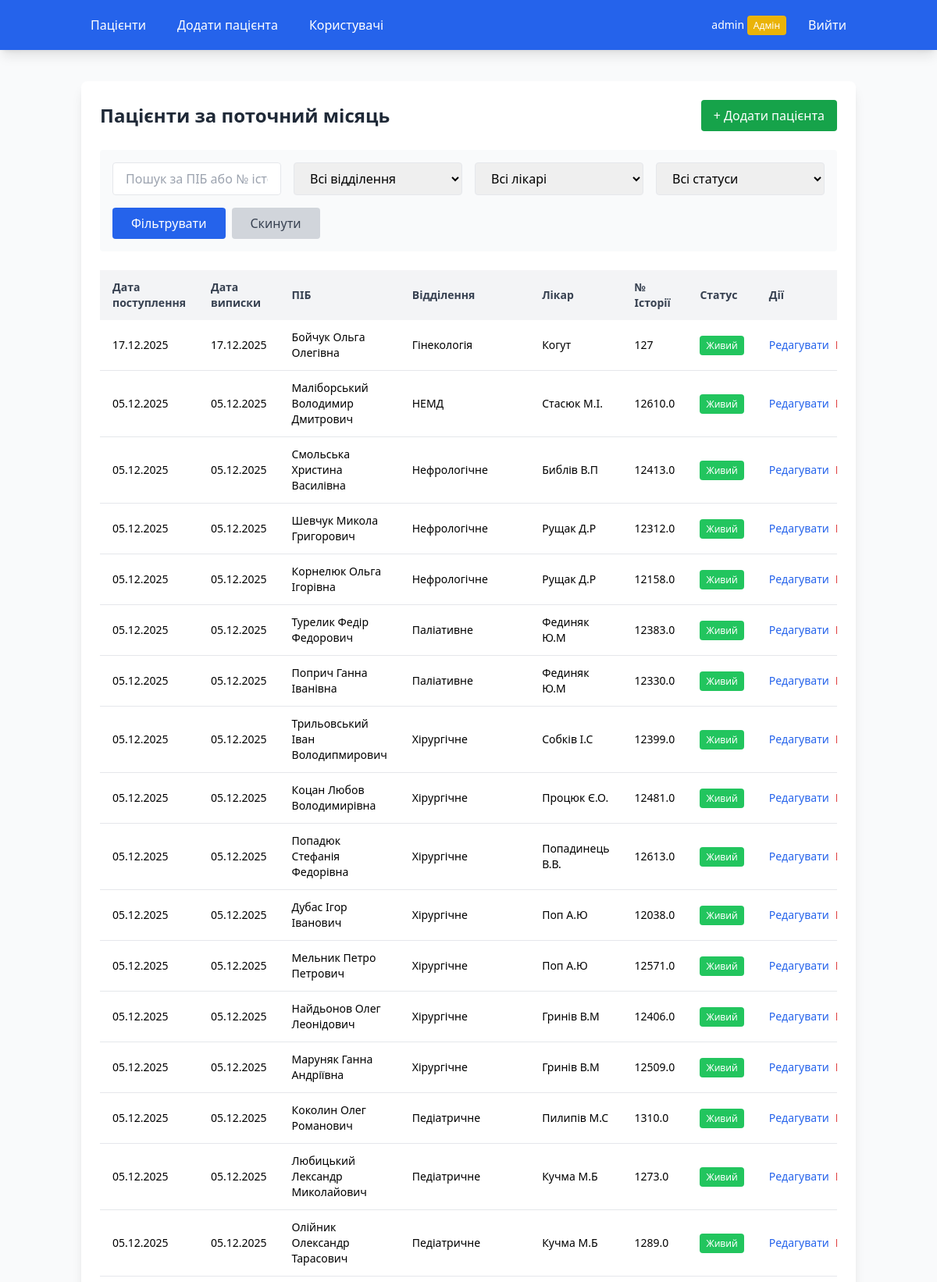
The page / (signed in, upper part) on the database its author committed.
### app/models.py (models this page shows, shortened)
class User(UserMixin, db.Model):
    __tablename__ = 'users'
    id = db.Column(db.Integer, primary_key=True)
    username = db.Column(db.String(80), unique=True, nullable=False)
    password_hash = db.Column(db.String(128), nullable=False)
    role = db.Column(db.String(20), nullable=False, default='user')
    created_at = db.Column(db.DateTime, default=datetime.utcnow)
    patients = db.relationship('Patient', backref='creator', lazy=True)
    def is_admin(self):
        return self.role == 'admin'

class Patient(db.Model):
    __tablename__ = 'patients'
    id = db.Column(db.Integer, primary_key=True)
    admission_date = db.Column(db.Date, nullable=False)
    discharge_date = db.Column(db.Date, nullable=True)
    full_name = db.Column(db.String(200), nullable=False)
    department = db.Column(db.String(100), nullable=False)
    doctor = db.Column(db.String(200), nullable=False)
    history_number = db.Column(db.String(50), unique=True, nullable=False)
    comment = db.Column(db.Text, nullable=True)
    is_deceased = db.Column(db.Boolean, default=False)
    created_by = db.Column(db.Integer, db.ForeignKey('users.id'), nullable=False)
    created_at = db.Column(db.DateTime, default=datetime.utcnow)
    updated_at = db.Column(db.DateTime, default=datetime.utcnow, onupdate=datetime.utcnow)

### app/routes/patients.py (the view, shortened to what this page needs)
@patients.route('/')
@login_required
def index():
    page = request.args.get('page', 1, type=int)
    search = request.args.get('search', '')
    department = request.args.get('department', '')
    doctor = request.args.get('doctor', '')
    status = request.args.get('status', '')
    current_month = datetime.now().month
    current_year = datetime.now().year
    query = Patient.query
    query = query.filter(
        db.extract('month', Patient.admission_date) == current_month,
        db.extract('year', Patient.admission_date) == current_year
    )
    if department:
        query = query.filter(Patient.department.ilike(f'%{department}%'))
    if doctor:
        query = query.filter(Patient.doctor.ilike(f'%{doctor}%'))
    if status == 'deceased':
        query = query.filter(Patient.is_deceased == True)
    elif status == 'alive':
        query = query.filter(Patient.is_deceased == False)
    query = query.order_by(Patient.admission_date.desc())
    pagination = query.paginate(page=page, per_page=50, error_out=False)
    patients_list = pagination.items
    departments = db.session.query(Patient.department).distinct().all()
    doctors = db.session.query(Patient.doctor).distinct().all()
    return render_template('patients_list.html',
                         patients=patients_list,
                         pagination=pagination,
                         departments=[d[0] for d in departments],
                         doctors=[d[0] for d in doctors])

### app/__init__.py (called while the page is built)
@login_manager.user_loader
def load_user(user_id):
    from app.models import User
    return User.query.get(int(user_id))

### app/templates/patients_list.html (shortened to what this page needs)
{% extends "base.html" %}
{% block content %}
<div class="bg-white rounded-lg shadow-lg p-6">
    <div class="flex justify-between items-center mb-6">
        <h1 class="text-2xl font-bold text-gray-800">Пацієнти за поточний місяць</h1>
        <a href="{{ url_for('patients.add') }}" class="bg-green-600 text-white px-4 py-2 rounded hover:bg-green-700">
            + Додати пацієнта
        </a>
    </div>
    <form method="GET" class="mb-6 bg-gray-50 p-4 rounded">
        <div class="grid grid-cols-1 md:grid-cols-4 gap-4">
            <input type="text" name="search" placeholder="Пошук за ПІБ або № історії"
                   value="{{ request.args.get('search', '') }}"
                   class="px-4 py-2 border rounded focus:outline-none focus:ring-2 focus:ring-blue-500">
            <select name="department" class="px-4 py-2 border rounded focus:outline-none focus:ring-2 focus:ring-blue-500">
                <option value="">Всі відділення</option>
            </select>
            <select name="doctor" class="px-4 py-2 border rounded focus:outline-none focus:ring-2 focus:ring-blue-500">
                <option value="">Всі лікарі</option>
            </select>
            <select name="status" class="px-4 py-2 border rounded focus:outline-none focus:ring-2 focus:ring-blue-500">
                <option value="">Всі статуси</option>
            </select>
        </div>
        <div class="mt-4 flex gap-2">
            <button type="submit" class="bg-blue-600 text-white px-6 py-2 rounded hover:bg-blue-700">Фільтрувати</button>
            <a href="{{ url_for('patients.index') }}" class="bg-gray-300 text-gray-700 px-6 py-2 rounded hover:bg-gray-400">Скинути</a>
        </div>
    </form>
    <div class="overflow-x-auto">
        <table class="min-w-full bg-white">
            <thead class="bg-gray-100">
                <tr>
                    <th class="px-4 py-3 text-left text-sm font-semibold text-gray-700">Дата поступлення</th>
                    <th class="px-4 py-3 text-left text-sm font-semibold text-gray-700">Дата виписки</th>
                    <th class="px-4 py-3 text-left text-sm font-semibold text-gray-700">ПІБ</th>
                    <th class="px-4 py-3 text-left text-sm font-semibold text-gray-700">Відділення</th>
                    <th class="px-4 py-3 text-left text-sm font-semibold text-gray-700">Лікар</th>
                    <th class="px-4 py-3 text-left text-sm font-semibold text-gray-700">№ Історії</th>
                    <th class="px-4 py-3 text-left text-sm font-semibold text-gray-700">Статус</th>
                    <th class="px-4 py-3 text-left text-sm font-semibold text-gray-700">Дії</th>
                </tr>
            </thead>
            <tbody>
                {% for patient in patients %}
                <tr class="border-b hover:bg-gray-50 {% if patient.is_deceased %}bg-red-50{% endif %}">
                    <td class="px-4 py-3 text-sm">{{ patient.admission_date.strftime('%d.%m.%Y') }}</td>
                    <td class="px-4 py-3 text-sm">
                        {% if patient.discharge_date %}
                            {{ patient.discharge_date.strftime('%d.%m.%Y') }}
                        {% else %}
                            <span class="text-gray-400">—</span>
                        {% endif %}
                    </td>
                    <td class="px-4 py-3 text-sm font-medium">{{ patient.full_name }}</td>
                    <td class="px-4 py-3 text-sm">{{ patient.department }}</td>
                    <td class="px-4 py-3 text-sm">{{ patient.doctor }}</td>
                    <td class="px-4 py-3 text-sm">{{ patient.history_number }}</td>
                    <td class="px-4 py-3 text-sm">
                        {% if patient.is_deceased %}
                            <span class="bg-red-500 text-white px-2 py-1 rounded text-xs">Помер</span>
                        {% else %}
                            <span class="bg-green-500 text-white px-2 py-1 rounded text-xs">Живий</span>
                        {% endif %}
                    </td>
                    <td class="px-4 py-3 text-sm">
                        <div class="flex gap-2">
                            <a href="{{ url_for('patients.edit', id=patient.id) }}"
                               class="text-blue-600 hover:text-blue-800">Редагувати</a>
                            {% if current_user.is_admin() %}
                            <form method="POST" action="{{ url_for('patients.delete', id=patient.id) }}"
                                  onsubmit="return confirm('Ви впевнені, що хочете видалити цього пацієнта?');">
                                <button type="submit" class="text-red-600 hover:text-red-800">Видалити</button>
                            </form>
                            {% endif %}
                        </div>
                    </td>
                </tr>
                {% else %}
                <tr>
                    <td colspan="8" class="px-4 py-8 text-center text-gray-500">
                        Пацієнтів не знайдено
                    </td>
                </tr>
                {% endfor %}
            </tbody>
        </table>
    </div>
</div>
{% endblock %}

### app/templates/base.html (shortened to what this page needs)
<!DOCTYPE html>
<html lang="uk">
<head>
    <script src="https://cdn.tailwindcss.com"></script>
</head>
<body class="bg-gray-50">
    {% if current_user.is_authenticated %}
    <nav class="bg-blue-600 text-white shadow-lg">
        <div class="container mx-auto px-4 py-3">
            <div class="flex justify-between items-center">
                <div class="flex space-x-4">
                    <a href="{{ url_for('patients.index') }}" class="hover:bg-blue-700 px-3 py-2 rounded">Пацієнти</a>
                    <a href="{{ url_for('patients.add') }}" class="hover:bg-blue-700 px-3 py-2 rounded">Додати пацієнта</a>
                    {% if current_user.is_admin() %}
                    <a href="{{ url_for('admin.users') }}" class="hover:bg-blue-700 px-3 py-2 rounded">Користувачі</a>
                    {% endif %}
                </div>
                <div class="flex items-center space-x-4">
                    <span class="text-sm">{{ current_user.username }}
                        {% if current_user.is_admin() %}
                        <span class="bg-yellow-500 text-xs px-2 py-1 rounded">Адмін</span>
                        {% endif %}
                    </span>
                    <a href="{{ url_for('auth.logout') }}" class="hover:bg-blue-700 px-3 py-2 rounded">Вийти</a>
                </div>
            </div>
        </div>
    </nav>
    {% endif %}
    <main class="container mx-auto px-4 py-6">
        {% block content %}{% endblock %}
    </main>
</body>
</html>

### rows shown on the page
User: username "admin"
Patient: admission_date "17.12.2025", discharge_date "17.12.2025", full_name "Бойчук Ольга Олегівна", department "Гінекологія", doctor "Когут", history_number "127", is_deceased "Живий"
Patient: admission_date "05.12.2025", discharge_date "05.12.2025", full_name "Маліборський Володимир Дмитрович", department "НЕМД", doctor "Стасюк М.І.", history_number "12610.0", is_deceased "Живий"
Patient: admission_date "05.12.2025", discharge_date "05.12.2025", full_name "Смольська Христина Василівна", department "Нефрологічне", doctor "Библів В.П", history_number "12413.0", is_deceased "Живий"
Patient: admission_date "05.12.2025", discharge_date "05.12.2025", full_name "Шевчук Микола Григорович", department "Нефрологічне", doctor "Рущак Д.Р", history_number "12312.0", is_deceased "Живий"
Patient: admission_date "05.12.2025", discharge_date "05.12.2025", full_name "Корнелюк Ольга Ігорівна", department "Нефрологічне", doctor "Рущак Д.Р", history_number "12158.0", is_deceased "Живий"
Patient: admission_date "05.12.2025", discharge_date "05.12.2025", full_name "Турелик Федір Федорович", department "Паліативне", doctor "Фединяк Ю.М", history_number "12383.0", is_deceased "Живий"
Patient: admission_date "05.12.2025", discharge_date "05.12.2025", full_name "Поприч Ганна Іванівна", department "Паліативне", doctor "Фединяк Ю.М", history_number "12330.0", is_deceased "Живий"
Patient: admission_date "05.12.2025", discharge_date "05.12.2025", full_name "Трильовський Іван Володипмирович", department "Хірургічне", doctor "Собків І.С", history_number "12399.0", is_deceased "Живий"
Patient: admission_date "05.12.2025", discharge_date "05.12.2025", full_name "Коцан Любов Володимирівна", department "Хірургічне", doctor "Процюк Є.О.", history_number "12481.0", is_deceased "Живий"
Patient: admission_date "05.12.2025", discharge_date "05.12.2025", full_name "Попадюк Стефанія Федорівна", department "Хірургічне", doctor "Попадинець В.В.", history_number "12613.0", is_deceased "Живий"
Patient: admission_date "05.12.2025", discharge_date "05.12.2025", full_name "Дубас Ігор Іванович", department "Хірургічне", doctor "Поп А.Ю", history_number "12038.0", is_deceased "Живий"
Patient: admission_date "05.12.2025", discharge_date "05.12.2025", full_name "Мельник Петро Петрович", department "Хірургічне", doctor "Поп А.Ю", history_number "12571.0", is_deceased "Живий"
Patient: admission_date "05.12.2025", discharge_date "05.12.2025", full_name "Найдьонов Олег Леонідович", department "Хірургічне", doctor "Гринів В.М", history_number "12406.0", is_deceased "Живий"
Patient: admission_date "05.12.2025", discharge_date "05.12.2025", full_name "Маруняк Ганна Андріївна", department "Хірургічне", doctor "Гринів В.М", history_number "12509.0", is_deceased "Живий"
Patient: admission_date "05.12.2025", discharge_date "05.12.2025", full_name "Коколин Олег Романович", department "Педіатричне", doctor "Пилипів М.С", history_number "1310.0", is_deceased "Живий"
Patient: admission_date "05.12.2025", discharge_date "05.12.2025", full_name "Любицький Лександр Миколайович", department "Педіатричне", doctor "Кучма М.Б", history_number "1273.0", is_deceased "Живий"
Patient: admission_date "05.12.2025", discharge_date "05.12.2025", full_name "Олійник Олександр Тарасович", department "Педіатричне", doctor "Кучма М.Б", history_number "1289.0", is_deceased "Живий"
